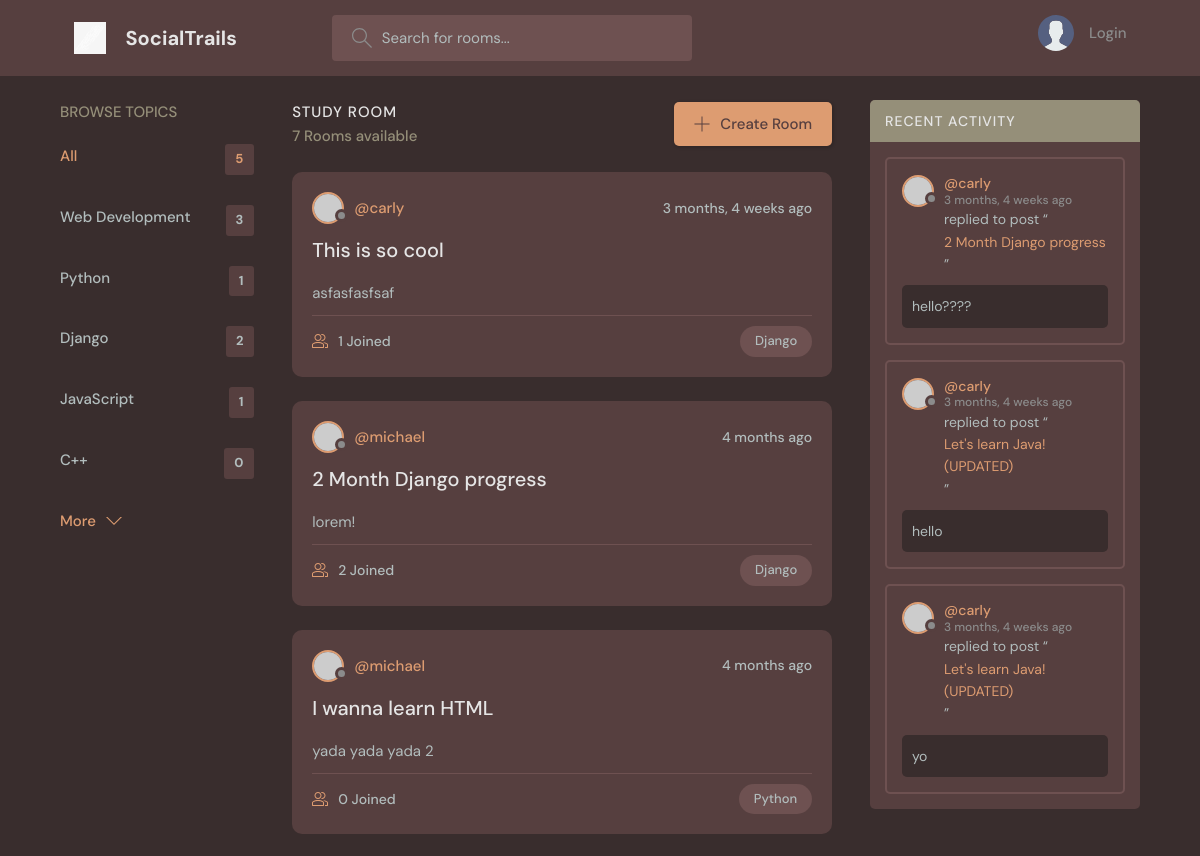
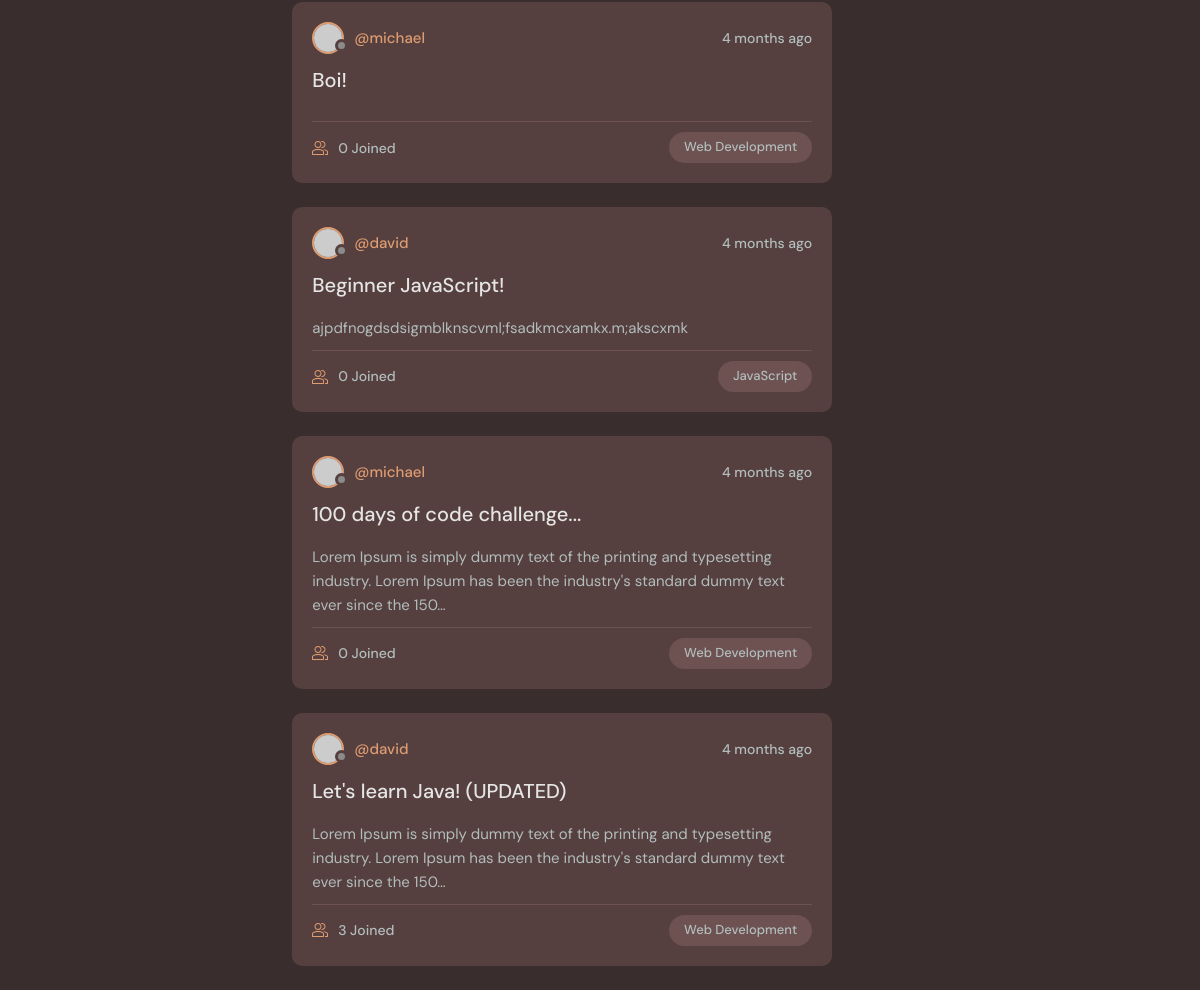
The page / on the database its author committed (2 pictures, top to bottom).
### base/models.py (models this page shows, shortened)
class Topic(models.Model):
    name = models.CharField(max_length=200)

class Room(models.Model):
    host = models.ForeignKey(User, on_delete=models.SET_NULL, null=True)
    topic = models.ForeignKey(Topic, on_delete=models.SET_NULL, null=True)
    name = models.CharField(max_length=200)
    description = models.TextField(null=True, blank=True)
    participants = models.ManyToManyField(User, related_name="participants", blank=True)
    updated = models.DateTimeField(auto_now=True)
    created = models.DateTimeField(auto_now_add=True)
    class Meta:
        ordering = ['-updated', '-created']
    def __str__(self):
        return self.name

class Message(models.Model):
    user = models.ForeignKey(User, on_delete=models.CASCADE)
    room = models.ForeignKey(Room, on_delete=models.CASCADE)
    body = models.TextField()
    updated = models.DateTimeField(auto_now=True)
    created = models.DateTimeField(auto_now_add=True)
    class Meta:
        ordering = ['-updated', '-created']
    def __str__(self):
        return self.body[0:50]

### base/views.py (the view)
# urls.py: path('', views.home, name="home"),
def home(request):
    q = request.GET.get('q') if request.GET.get('q') != None else ''
    rooms = Room.objects.filter(
        Q(topic__name__icontains=q) |
        Q(name__icontains=q) |
        Q(description__icontains=q) |
        Q(host__username__icontains=q)
    ).order_by('-created')
    room_count = rooms.count()
    topics = Topic.objects.all()
    room_messages = Message.objects.filter(
        Q(room__topic__name__icontains=q)
    )
    context = {'rooms': rooms, 'topics': topics, 'room_count': room_count, 'room_messages': room_messages}
    return render(request, 'base/home.html', context)

### base/templates/base/home.html (shortened to what this page needs)
{% extends 'main.html' %} {% block content %}
<main class="layout layout--3">
  <div class="container">
    {% include 'base/topics_component.html' %}
    <div class="roomList">
      <div class="roomList__header">
        <div>
          <h2>Study Room</h2>
          <p>{{room_count}} Rooms available</p>
        </div>
        <a class="btn btn--main" href="{% url 'create-room' %}">
          <svg
            version="1.1"
            xmlns="http://www.w3.org/2000/svg"
            width="32"
            height="32"
            viewBox="0 0 32 32"
          >
            <title>add</title>
            <path
              d="M16.943 0.943h-1.885v14.115h-14.115v1.885h14.115v14.115h1.885v-14.115h14.115v-1.885h-14.115v-14.115z"
            ></path>
          </svg>
          Create Room
        </a>
      </div>
      {% include 'base/feed_component.html' %}
    </div>
    {% include 'base/activity_component.html' %}
  </div>
</main>
{% endblock %}

### base/templates/base/topics_component.html
<div class="topics">
  <div class="topics__header">
    <h2>Browse Topics</h2>
  </div>
  <ul class="topics__list">
    <li>
      <a href="{% url 'home' %}" class="active"
        >All <span>{{topics.count}}</span></a
      >
    </li>
    {% for topic in topics %}
    <li>
      <a href="{% url 'home' %}?q={{topic.name}}"
        >{{ topic.name }} <span>{{topic.room_set.all.count}}</span></a
      >
    </li>
    {% endfor %}
  </ul>
  <a class="btn btn--link" href="topics.html">
    More
    <svg
      version="1.1"
      xmlns="http://www.w3.org/2000/svg"
      width="32"
      height="32"
      viewBox="0 0 32 32"
    >
      <title>chevron-down</title>
      <path d="M16 21l-13-13h-3l16 16 16-16h-3l-13 13z"></path>
    </svg>
  </a>
</div>

### base/templates/base/feed_component.html (shortened to what this page needs)
{% for room in rooms %}
<div class="roomListRoom">
  <div class="roomListRoom__header">
    <a
      href="{% url 'user-profile' room.host.id %}"
      class="roomListRoom__author"
    >
      <div class="avatar avatar--small">
        <img src="https://randomuser.me/api/portraits/women/11.jpg" />
      </div>
      <span>@{{room.host.username}}</span>
    </a>
    <div class="roomListRoom__actions">
      <span>{{room.created|timesince}} ago</span>
    </div>
  </div>
  <div class="roomListRoom__content">
    <a href="{% url 'room' room.id %}">{{room.name}} </a>
    <p>{{room.description|truncatechars:150}}</p>
  </div>
  <div class="roomListRoom__meta">
    <a href="{% url 'room' room.id %}" class="roomListRoom__joined">
      {{room.participants.all.count}} Joined
    </a>
    <p class="roomListRoom__topic">{{room.topic.name}}</p>
  </div>
</div>
{% endfor %}

### base/templates/base/activity_component.html (shortened to what this page needs)
<div class="activities">
  <div class="activities__header">
    <h2>Recent Activity</h2>
  </div>
  {% for message in room_messages|slice:":3" %}
  <div class="activities__box">
    <div class="activities__boxHeader roomListRoom__header">
      <a
        href="{% url 'user-profile' message.user.id %}"
        class="roomListRoom__author"
      >
        <div class="avatar avatar--small">
          <img src="https://randomuser.me/api/portraits/women/11.jpg" />
        </div>
        <p>
          @{{message.user.username}}
          <span>{{message.created|timesince}} ago</span>
        </p>
      </a>
    </div>
    <div class="activities__boxContent">
      <p>
        replied to post “<a href="{% url 'room' message.room.id %}"
          >{{message.room}}</a
        >”
      </p>
      <div class="activities__boxRoomContent">{{message}}</div>
    </div>
  </div>
  {% endfor %}
</div>

### rows shown on the page
Topic: name "Web Development", room_set.all.count "3"
Topic: name "Python", room_set.all.count "1"
Topic: name "Django", room_set.all.count "2"
Topic: name "JavaScript", room_set.all.count "1"
Topic: name "C++", room_set.all.count "0"
Room: host.username "carly", created "3 months, 4 weeks", name "This is so cool", description "asfasfasfsaf", participants.all.count "1", topic.name "Django"
Room: host.username "michael", created "4 months", name "2 Month Django progress", description "lorem!", participants.all.count "2", topic.name "Django"
Room: host.username "michael", created "4 months", name "I wanna learn HTML", description "yada yada yada 2", participants.all.count "0", topic.name "Python"
Room: host.username "michael", created "4 months", name "Boi!", participants.all.count "0", topic.name "Web Development"
Room: host.username "david", created "4 months", name "Beginner JavaScript!", description "ajpdfnogdsdsigmblknscvml;fsadkmcxamkx.m;akscxmk", participants.all.count "0", topic.name "JavaScript"
Room: host.username "michael", created "4 months", name "100 days of code challenge...", description "Lorem Ipsum is simply dummy text of the printing and typesetting industry. Lorem Ipsum has been the industry's standard dummy text ever since the 150…", participants.all.count "0", topic.name "Web Development"
Room: host.username "david", created "4 months", name "Let's learn Java! (UPDATED)", description "Lorem Ipsum is simply dummy text of the printing and typesetting industry. Lorem Ipsum has been the industry's standard dummy text ever since the 150…", participants.all.count "3", topic.name "Web Development"
Message: user.username "carly", created "3 months, 4 weeks", room "2 Month Django progress", body "hello????"
Message: user.username "carly", created "3 months, 4 weeks", room "Let's learn Java! (UPDATED)", body "hello"
Message: user.username "carly", created "3 months, 4 weeks", room "Let's learn Java! (UPDATED)", body "yo"

### other values the page prints
{{ topics.count }} "5"
{{ room_count }} "7"
